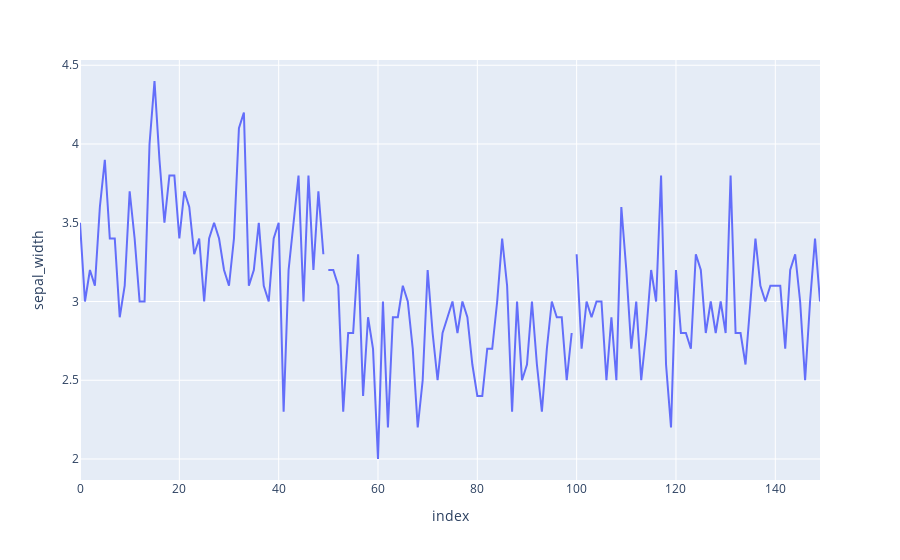

Notebook code for this chart:
### Code cell
import plotly.express as px

df = px.data.iris()

fig = px.line(df, y="sepal_width", line_group='species')

fig.show()

### Figure 1 — Plotly figure (JSON) as saved in the notebook; plotly's stock layout.template omitted (floating-point values rounded to 4 significant figures)
{"data": [{"hovertemplate": "species=setosa<br>index=%{x}<br>sepal_width=%{y}<extra></extra>", "legendgroup": "", "line": {"color": "#636efa", "dash": "solid"}, "marker": {"symbol": "circle"}, "mode": "lines", "name": "", "orientation": "v", "showlegend": false, "type": "scatter", "x": [0, 1, 2, 3, 4, 5, 6, 7, 8, 9, 10, 11, 12, 13, 14, 15, 16, 17, 18, 19, 20, 21, 22, 23, 24, 25, 26, 27, 28, 29, 30, 31, 32, 33, 34, 35, 36, 37, 38, 39, 40, 41, 42, 43, 44, 45, 46, 47, 48, 49], "xaxis": "x", "y": [3.5, 3, 3.2, 3.1, 3.6, 3.9, 3.4, 3.4, 2.9, 3.1, 3.7, 3.4, 3, 3, 4, 4.4, 3.9, 3.5, 3.8, 3.8, 3.4, 3.7, 3.6, 3.3, 3.4, 3, 3.4, 3.5, 3.4, 3.2, 3.1, 3.4, 4.1, 4.2, 3.1, 3.2, 3.5, 3.1, 3, 3.4, 3.5, 2.3, 3.2, 3.5, 3.8, 3, 3.8, 3.2, 3.7, 3.3], "yaxis": "y"}, {"hovertemplate": "species=versicolor<br>index=%{x}<br>sepal_width=%{y}<extra></extra>", "legendgroup": "", "line": {"color": "#636efa", "dash": "solid"}, "marker": {"symbol": "circle"}, "mode": "lines", "name": "", "orientation": "v", "showlegend": false, "type": "scatter", "x": [50, 51, 52, 53, 54, 55, 56, 57, 58, 59, 60, 61, 62, 63, 64, 65, 66, 67, 68, 69, 70, 71, 72, 73, 74, 75, 76, 77, 78, 79, 80, 81, 82, 83, 84, 85, 86, 87, 88, 89, 90, 91, 92, 93, 94, 95, 96, 97, 98, 99], "xaxis": "x", "y": [3.2, 3.2, 3.1, 2.3, 2.8, 2.8, 3.3, 2.4, 2.9, 2.7, 2, 3, 2.2, 2.9, 2.9, 3.1, 3, 2.7, 2.2, 2.5, 3.2, 2.8, 2.5, 2.8, 2.9, 3, 2.8, 3, 2.9, 2.6, 2.4, 2.4, 2.7, 2.7, 3, 3.4, 3.1, 2.3, 3, 2.5, 2.6, 3, 2.6, 2.3, 2.7, 3, 2.9, 2.9, 2.5, 2.8], "yaxis": "y"}, {"hovertemplate": "species=virginica<br>index=%{x}<br>sepal_width=%{y}<extra></extra>", "legendgroup": "", "line": {"color": "#636efa", "dash": "solid"}, "marker": {"symbol": "circle"}, "mode": "lines", "name": "", "orientation": "v", "showlegend": false, "type": "scatter", "x": [100, 101, 102, 103, 104, 105, 106, 107, 108, 109, 110, 111, 112, 113, 114, 115, 116, 117, 118, 119, 120, 121, 122, 123, 124, 125, 126, 127, 128, 129, 130, 131, 132, 133, 134, 135, 136, 137, 138, 139, 140, 141, 142, 143, 144, 145, 146, 147, 148, 149], "xaxis": "x", "y": [3.3, 2.7, 3, 2.9, 3, 3, 2.5, 2.9, 2.5, 3.6, 3.2, 2.7, 3, 2.5, 2.8, 3.2, 3, 3.8, 2.6, 2.2, 3.2, 2.8, 2.8, 2.7, 3.3, 3.2, 2.8, 3, 2.8, 3, 2.8, 3.8, 2.8, 2.8, 2.6, 3, 3.4, 3.1, 3, 3.1, 3.1, 3.1, 2.7, 3.2, 3.3, 3, 2.5, 3, 3.4, 3], "yaxis": "y"}], "layout": {"legend": {"tracegroupgap": 0}, "margin": {"t": 60}, "xaxis": {"anchor": "y", "domain": [0, 1], "title": {"text": "index"}}, "yaxis": {"anchor": "x", "domain": [0, 1], "title": {"text": "sepal_width"}}}}
